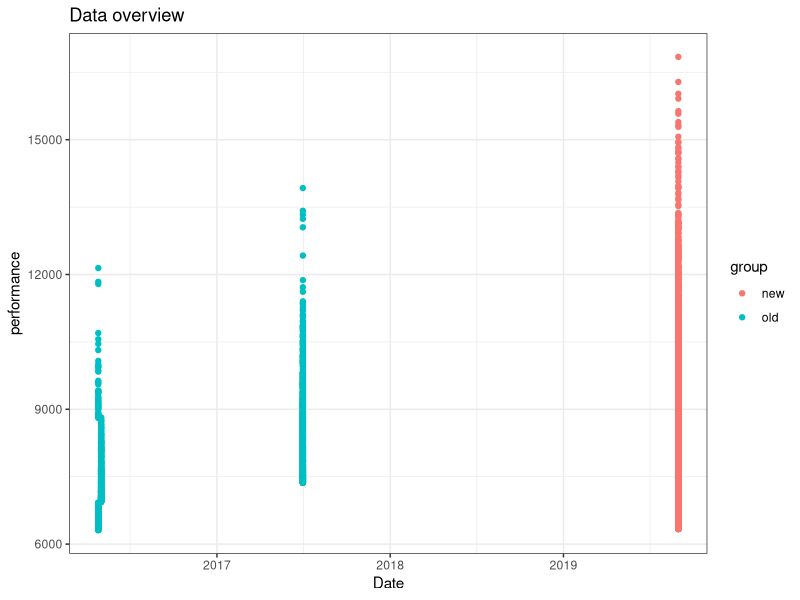
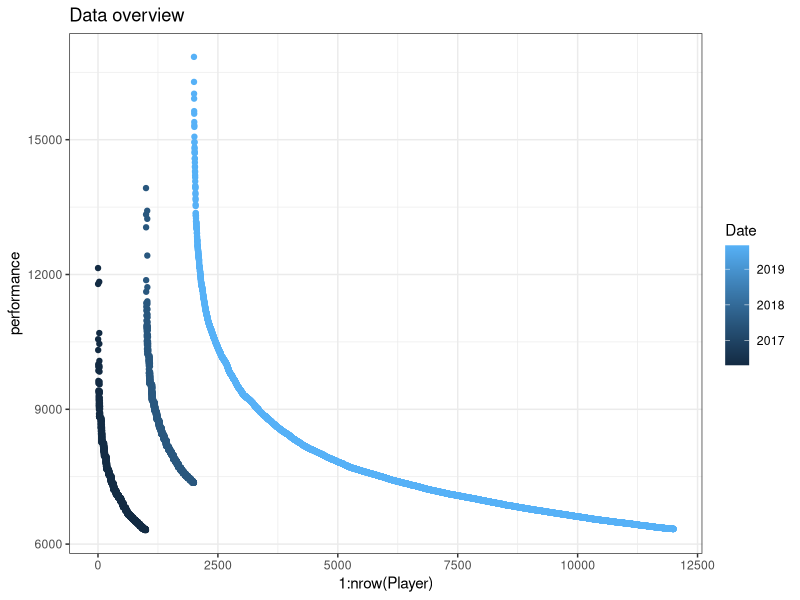
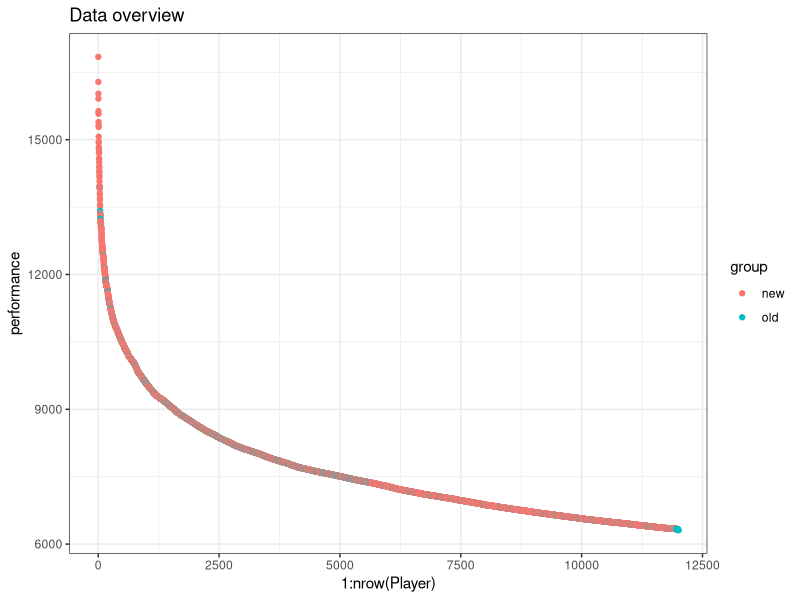
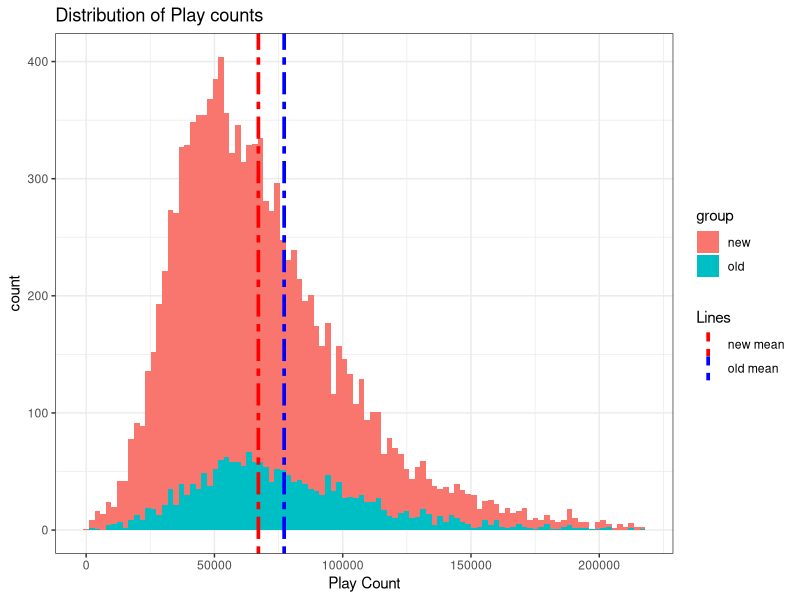
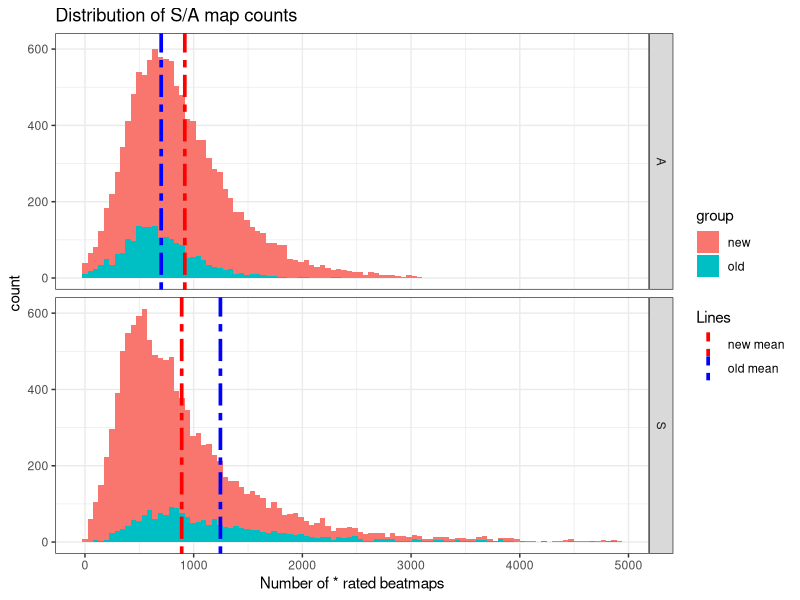
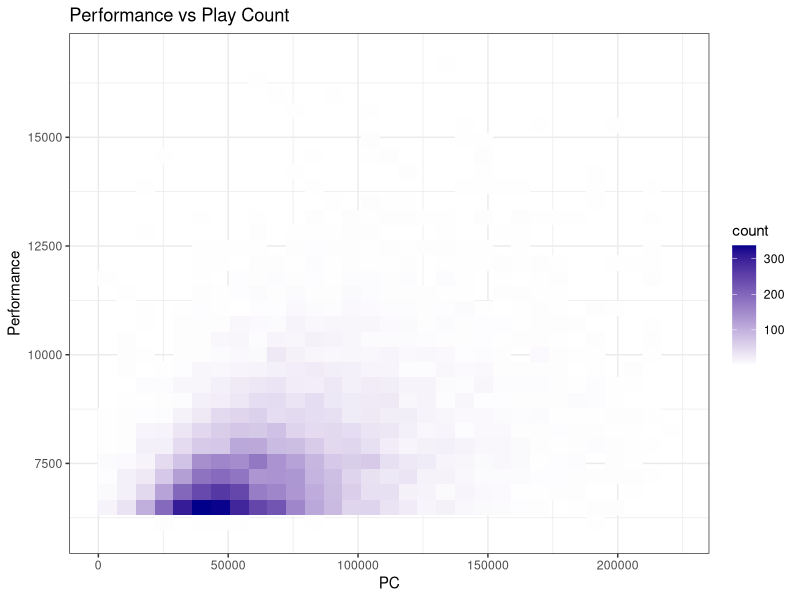
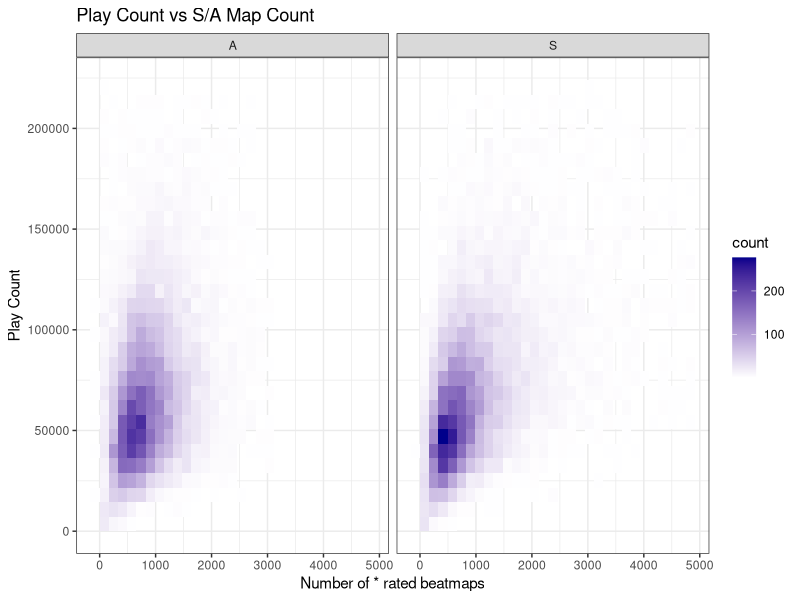
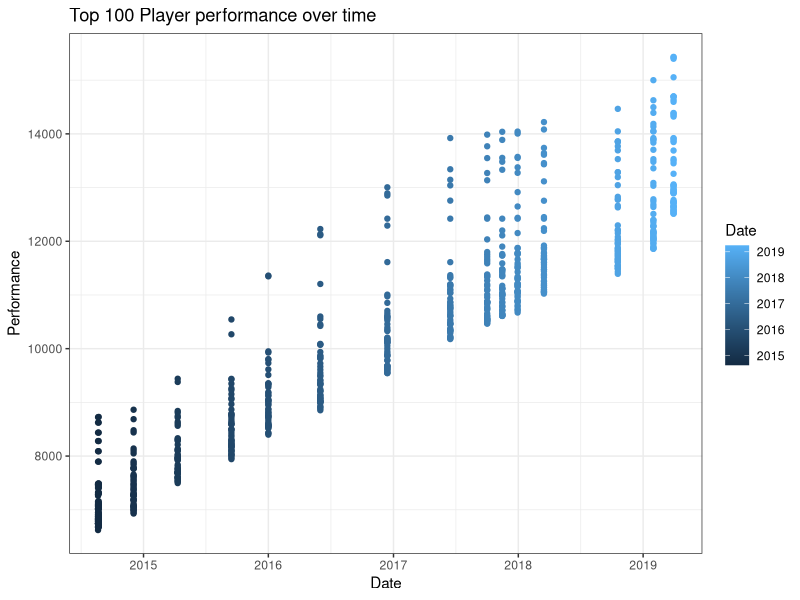

The R script that drew these images, in order:
## ---- chunk 1
library(readr)
library(dplyr) # ignore the warning
library(tidyr)
library(ggplot2)

lables <- c("name","performance","accuracy","PC","SS","S","A","Date")

Player1 <- read_csv("../datasets/test2.csv",col_names = lables) %>%
  select(performance,PC,SS,S,A,Date) %>%
  filter(Date>as.Date("2016-01-01")) %>%    # useless data imo
  filter(!(between(Date,as.Date("2017-08-01"),as.Date("2017-12-31")))) %>% # just filtering dirty data
  mutate(group = 'old')

Player2 <- read_csv("../datasets/test3.csv",col_names = lables) %>%
  select(performance,PC,SS,S,A,Date) %>%
  mutate(group = 'new')

Player <- rbind(Player1,Player2)
## ---- chunk 2
# helper function to help with repeated code
is_in_range <- function(obj) {
  between(obj,mean(obj)-4*sd(obj),mean(obj)+4*sd(obj))
}

filtered_data <- Player %>%
  filter(
    is_in_range(PC),
    is_in_range(S),
    is_in_range(A),
    is_in_range(SS)
  ) 

#useful for some plotting
filtered_data_means <-filtered_data %>%
  group_by(group) %>%
  summarise(mean_pf = mean(performance),
            mean_pc = mean(PC),
            mean_s = mean(S),
            mean_a = mean(A),
            mean_ss = mean(SS)) %>%
  mutate(
    group = ifelse(group == 'new','new mean','old mean')
  )

# mutating tibble filtered_data_means for the upcoming graph. For faceting purposes
filtered_data_means_2 <- filtered_data_means %>%
  gather(key = key, value = value, mean_s, mean_a) %>%
  mutate(key = ifelse(key == "mean_s","S","A")) 
## ---- chunk 3
ggplot(Player) +
  geom_point(mapping = aes(x = Date, y = performance, color = group)) +
  theme_bw() +
  ggtitle("Data overview")

ggplot(Player) +
  geom_point(aes(1:nrow(Player),performance,color = Date)) +
  theme_bw() +
  ggtitle("Data overview")  

Player %>%
  arrange(desc(performance)) %>%
  ggplot(mapping = aes(x = 1:nrow(Player), y = performance, color = group)) +
  geom_point() +
  theme_bw() +
  ggtitle("Data overview")
## ---- chunk 4
#basic histogram. (Good). We have the mean lines included to see the differences in old and new data. 
ggplot(data = filtered_data) + 
  geom_histogram(mapping = aes(x= PC, fill = group), bins = 100) +
  geom_vline(data = filtered_data_means, mapping = aes(xintercept = mean_pc[1], color = 'new mean'), size = 1.25, linetype="twodash") +
  geom_vline(data = filtered_data_means, mapping = aes(xintercept = mean_pc[2], color = 'old mean'), size = 1.25, linetype="twodash") +
  scale_colour_manual('Lines',values = c("red","blue")) +
  theme_bw() +
  ggtitle("Distribution of Play counts") +
  labs(x = "Play Count")
## ---- chunk 5
#(Very good) Faceted differences between past and new data (S and A comparisons only)
fac_histo <- filtered_data %>%
  select(S,A,group) %>%
  gather(key = key, value = value, S, A) %>%
  ggplot() +
  geom_histogram(mapping = aes(x = value, fill = group), bins = 100) +
  geom_vline(data = filtered_data_means_2, mapping = aes(xintercept = value, color = group), size = 1.25, linetype="twodash") +
  scale_colour_manual('Lines',values = c("red","blue")) +
  theme_bw()

fac_histo + facet_grid(key ~ .) +
  ggtitle("Distribution of S/A map counts") +
  labs(x = "Number of * rated beatmaps")
## ---- chunk 6
# (Okay enough for a plot). Interesting because faceted heat maps. 
ggplot(filtered_data) +
  geom_bin2d(aes(PC,performance)) +
  scale_fill_gradient2(high = "darkblue") +
#  facet_grid(. ~ group) +  # faceting doesn't look good though
  theme_bw() + 
  ggtitle("Performance vs Play Count") +
  labs(y = "Performance")
## ---- chunk 7
# (Questionable). I think we already pointed out how S/A differs. 
filtered_data %>%
  gather(key = key, value = value, S, A) %>%
  ggplot() +
  geom_bin2d(aes(value,PC)) +
  scale_fill_gradient2(high = "darkblue") +
  facet_grid(. ~ key) +
  theme_bw() +
  ggtitle("Play Count vs S/A Map Count") +
  labs(y = "Play Count", x = "Number of * rated beatmaps")
## ---- chunk 8
top_labels <- c('name', 'performance','accuracy','PC','SS','S','A','Date')
topPlayer <- read_csv("../datasets/test.csv",col_names = FALSE) 
colnames(topPlayer) <- top_labels

sorted_top_player <- topPlayer %>%
  select(performance, PC,SS,S,A, Date) %>%
  arrange(Date) %>%
  mutate(
    id = 1:800
  )

ggplot(sorted_top_player) +
  geom_point(aes(Date,performance,color = Date)) +
  theme_bw() + 
  ggtitle("Top 100 Player performance over time") +
  labs(y = "Performance")
## ---- chunk 9
ggplot(sorted_top_player) +
  geom_point(aes(Date,PC,color = Date)) + 
  theme_bw() +
  ggtitle("Top 100 Player play counts over time") +
  labs(y = "Play Count")
## ---- chunk 10
sorted_top_player %>%
  gather(key=key,value=value,SS,S,A) %>%
  ggplot() +
    geom_point(aes(Date,value, color = Date)) +
    facet_grid(. ~ key) +
    theme_bw() +
  ggtitle("Top 100 Player SS/S/A map counts over time") +
  labs(y = "Number of * rated beatmaps")
## ---- chunk 11
model <- lm(performance ~ Date,sorted_top_player)
c <- model$coefficients[2]
d <- model$coefficients[1]

# (VERY GOOD)
sorted_top_player %>%
  mutate(
    lm_performance = as.numeric(Date)*c + d
  ) %>%
  ggplot() +
  geom_point(aes(Date,performance)) + 
  geom_line(aes(Date,lm_performance, color = "trend line"), size = 2) +
  scale_color_manual(name = c("Line"), values = c("red")) +
  theme_bw() +
  ggtitle("Top 100 Player peformance over time") +
  labs(y = "Performance")
## ---- chunk 12
data_2016 <- filtered_data %>%
  filter(between(Date,as.Date("2016-01-01"),as.Date("2017-01-01"))) %>%
  arrange(desc(performance)) %>%
  mutate(
    id = 1:n()
  )

data_2017 <- filtered_data %>%
  filter(between(Date,as.Date("2017-01-01"),as.Date("2018-01-01"))) %>%
  arrange(desc(performance)) %>%
  mutate(
    id = 1:n()
  )
  
data_2019 <- filtered_data %>%
  filter(between(Date,as.Date("2019-01-01"),as.Date("2020-01-01"))) %>%
  arrange(desc(performance)) %>%
  mutate(
    id = 1:n()
  )
## ---- chunk 13
temp_model <- lm(log(performance) ~ log(1/(id+1)) , data_2016)
temp_model$coefficients
a <- temp_model$coefficients[2] # coefficient
b <- temp_model$coefficients['(Intercept)']

temp_model_2 <- lm(log(performance) ~ log(1/(id+1)) , data_2017)
temp_model_2$coefficients
a_2 <- temp_model_2$coefficients[2] # coefficient
b_2 <- temp_model_2$coefficients['(Intercept)']

temp_model_3 <- lm(log(performance) ~ log(1/(id+1)) , data_2019)
temp_model_3$coefficients
a_3 <- temp_model_3$coefficients[2] # coefficient
b_3 <- temp_model_3$coefficients['(Intercept)']
## ---- chunk 14
data_2016 %>%
  mutate(
    lm_performance = exp(a*log(1/(id+1)) + b)
  ) %>%
  ggplot() +
  geom_line(aes(id,performance, color = "Actual"), size = 1.5) +
  geom_line(aes(id,lm_performance, color = "Model"), size = 1.5) +
  scale_color_manual(name = c("Lines"), values = c("blue", "red")) +
  theme_bw() +
  ggtitle("Model for 2016 Performance Ranking") +
  labs(x = "rank", y = "Performance")

data_2017 %>%
  mutate(
    lm_performance = exp(a_2*log(1/(id+2)) + b_2) # just shifting a bit so it can start the same
  ) %>%
  ggplot() +
  geom_line(aes(id,performance, color = "Actual"), size = 1.5) +
  geom_line(aes(id,lm_performance, color = "Model"), size = 1.5) +
  scale_color_manual(name = c("Lines"), values = c("blue", "red")) +
  theme_bw() +
  ggtitle("Model for 2017 Performance Ranking") +
  labs(x = "rank", y = "Performance")

data_2019 %>%
  mutate(
    lm_performance = exp(a_3*log(1/(id+20)) + b_3) # just shifting a bit so it can start the same
  ) %>%
  ggplot() +
  geom_line(aes(id,performance, color = "Actual"), size = 1.5) +
  geom_line(aes(id,lm_performance, color = "Model"), size = 1.5) +
  scale_color_manual(name = c("Lines"), values = c("blue", "red")) +
  theme_bw() +
  ggtitle("Model for 2019 Performance Ranking") +
  labs(x = "rank", y = "Performance")
## ---- chunk 15
summary_of_models <- tibble(
  id = 1:10000,
  lm_2019 = exp(a_3*log(1/(id+20)) + b_3) - 1506.42,
  lm_2017 = exp(a_2*log(1/(id+2))+b_2) + 1136.21,
  lm_2016 = exp(a*log(1/(id+1))+ b) + 2454.19
) 

#head(summary_of_models)
summary_of_models %>%
  gather(key = key, value = value, -id) %>%
  ggplot() +
  geom_line(aes(id, value, color = key), size = 1.5) +
  theme_bw() +
  ggtitle("Performance Ranking\nComparing Models w/ peak performance = 15,000pp") +
  labs(x = "rank", y = "Performance (Linear model)")
## ---- chunk 16
library(reshape2)
cormat <- cor(filtered_data[,1:5])
melted_cormat <- melt(cormat)
ggplot(melted_cormat, aes(x = Var1, y = Var2, fill = value)) +
  geom_tile() +
  ggtitle("Correlation Heatmap")
## ---- chunk 17
temp_model_of_performance <- lm(performance ~ PC, filtered_data)
temp_model_coeff <- temp_model_of_performance$coeff
ggplot(filtered_data) +
  geom_point(aes(PC,performance), alpha = 1/5) +
  geom_abline(aes(slope = temp_model_coeff[2], intercept = temp_model_coeff[1], color = "Linear Model"), size = 2) +
  scale_color_manual(name = "Lines", values = "red") +
  theme_bw() +
  ggtitle("Performance as a Function of Play Count") +
  labs(x = "Play Count", y = "Performance")
## ---- chunk 18
model <- lm(performance ~ PC + SS + S + A, filtered_data[,1:5])
model_coeff <- model$coefficients

filtered_data %>%
  mutate(
    model = model_coeff['PC']*PC +  model_coeff['SS']*SS + model_coeff['S']*S + model_coeff['A']*A +  model_coeff['(Intercept)']
  ) %>%
  ggplot() +
  geom_point(aes(PC,performance), alpha = 1/5) +
  geom_point(aes(PC,model, color = "Model"), size = 1) +
  scale_color_manual(name = "Lines", values = "purple") +
  theme_bw() +
  ggtitle("Performance as a linear function of PC, SS, S, and A") +
  labs(x = "Play Count", y = "Performance")
## ---- chunk 19
facet_plot <- filtered_data %>%
  mutate(
    model = model_coeff['PC']*PC +  model_coeff['SS']*SS + model_coeff['S']*S + model_coeff['A']*A +  model_coeff['(Intercept)']
  ) %>%
  select(-Date,-group) %>% # not needed parts
  gather(key = key, value = value, SS, S, A) %>% # for faceting
  ggplot() +
  geom_point(aes(value,performance), alpha = 1/5) +
  geom_point(aes(value,model, color = "Model"), size = 1)

facet_plot + facet_grid(. ~ key) +
  scale_color_manual(name = "Lines", values = "purple") +
  theme_bw() +
  ggtitle("Performance as a linear function of PC, SS, S, and A") +
  labs(x = "Number of * rated beatmaps", y = "Performance") 
